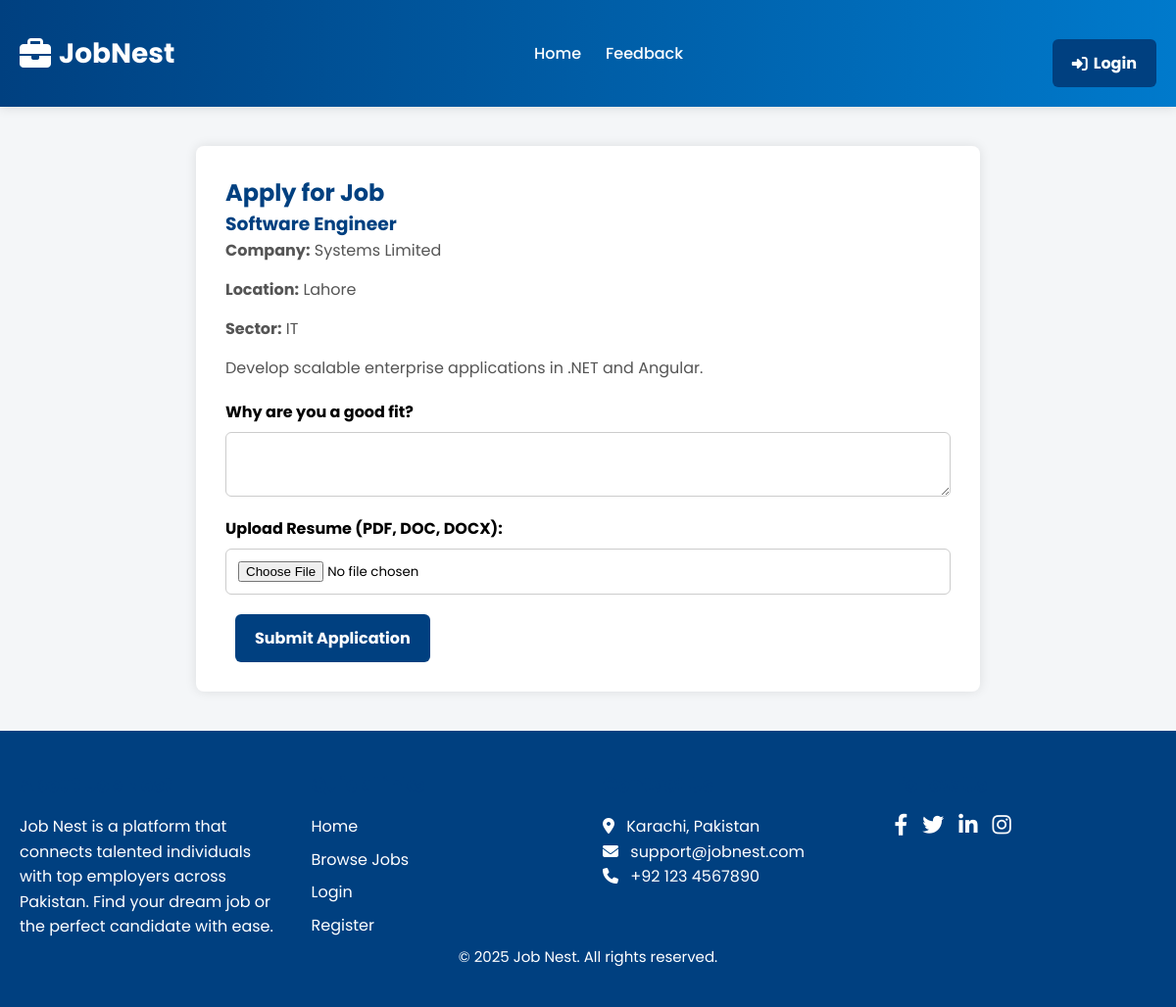
Screenshot of /apply.php?job_id=1 with the database file from the repository.
### tables this page shows
CREATE TABLE `jobs` (
  `id` int(11) NOT NULL,
  `employer_email` varchar(255) NOT NULL,
  `title` varchar(255) NOT NULL,
  `company` varchar(255) NOT NULL,
  `location` varchar(255) NOT NULL,
  `sector` varchar(255) NOT NULL,
  `description` varchar(255) NOT NULL
);

### apply.php (the view, shortened to what this page needs)
<?php
require_once 'header.php';
require_once 'config.php';
$jobId = $_GET['job_id'] ?? null;
$stmt = $conn->prepare("SELECT * FROM jobs WHERE id = ?");
$stmt->execute([$jobId]);
$job = $stmt->fetch();
?>
<!DOCTYPE html>
<html>
<head>
</head>
<body>
<div class="container">
    <h2>Apply for Job</h2>
    <div class="job-details">
        <h3><?php echo $job['title']; ?></h3>
        <p><strong>Company:</strong> <?php echo $job['company']; ?></p>
        <p><strong>Location:</strong> <?php echo $job['location']; ?></p>
        <p><strong>Sector:</strong> <?php echo $job['sector']; ?></p>
        <p><?php echo $job['description'];?></p>
    </div>
    <form method="POST" enctype="multipart/form-data">
    <label for="message">Why are you a good fit?</label>
    <textarea name="cover_letter" id="message" required></textarea>
    <label for="resume">Upload Resume (PDF, DOC, DOCX):</label>
    <input type="file" name="resume_path" id="resume" accept=".pdf,.doc,.docx" required>
    <button type="submit" class="btn">Submit Application</button>
</form>
</div>
<?php include 'footer.php';?>
</body>
</html>

### header.php (style rules this page uses)
* { margin: 0; padding: 0; box-sizing: border-box; font-family: 'Poppins', sans-serif; }
.btn { background: white; color: #004080; padding: 8px 15px; border-radius: 4px; text-decoration: none; font-weight: bold; transition: all 0.3s ease; border: 2px solid transparent; margin-left: 10px; display: flex; align-items: center; gap: 6px; }

### apply.php (style rules this page uses)
body { font-family: 'Poppins', sans-serif; background: #f4f6f8; margin: 0; padding: 0; }
.container { max-width: 800px; margin: 40px auto; background: #fff; padding: 30px; border-radius: 8px; box-shadow: 0 0 12px rgba(0,0,0,0.1); }
h2, h3 { color: #004080; }
.job-details p { margin-bottom: 15px; color: #555; }
label { font-weight: bold; display: block; margin-top: 20px; }
textarea, input[type="file"] { width: 100%; padding: 12px; border-radius: 6px; border: 1px solid #ccc; margin-top: 8px; }
.btn { background: #004080; color: #fff; border: none; padding: 12px 20px; border-radius: 6px; cursor: pointer; font-size: 16px; margin-top: 20px; }

### rows the page displays
jobs: title "Software Engineer", company "Systems Limited", location "Lahore", sector "IT", description "Develop scalable enterprise applications in .NET and Angular."
